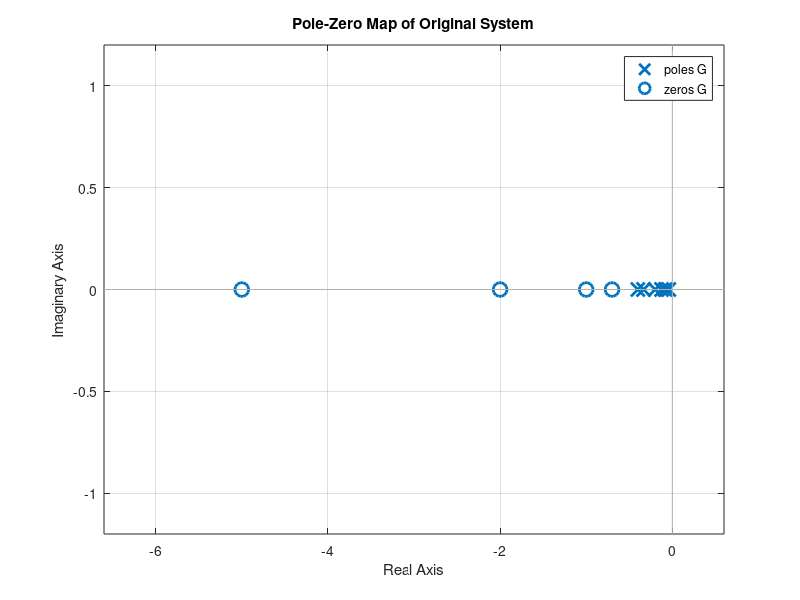

The MATLAB script that drew this image: (Note: this script raises an error after producing the figure.)
clc; clear; close all;

% Define the original high-order transfer function
s = tf('s');
G = (0.2*s+1)*(s+0.7)*(s+1)*(s+2) / ...
    ((25*s+1)*(12*s+1)*(8*s+1)*(3*s+1)*(s+0.4)*(s+0.2));

% Display pole/zero locations
figure;
pzmap(G);
title('Pole-Zero Map of Original System');
grid on; saveas(gcf, 'pzmap_original.png');

% Frequency range for analysis (rad/s)
w = logspace(log10(0.05), log10(15), 200);

%% Method 1: Balanced Truncation (using balred, as in Model Reducer)
% Obtain a balanced realisation and truncate to order 2 and 3
G_bal2 = balred(G, 2);   % 2nd order reduction
G_bal3 = balred(G, 3);   % 3rd order reduction

% Bode comparison for balanced truncation
figure;
bode(G, 'b-', G_bal2, 'r--', G_bal3, 'g-.', w);
legend('Original (6th order)', 'Balanced 2nd', 'Balanced 3rd', 'Location','best');
grid on; title('Bode Diagram – Balanced Truncation');
saveas(gcf, 'bode_balred.png');

%% Method 2: Mode Selection (Modal Truncation) using freqsep
% Separate slow and fast dynamics
% Choose a cutoff frequency that separates the dominant slow poles from fast ones.
% The poles are: -0.04, -0.0833, -0.125, -0.2, -0.333, -0.4
% We keep poles slower than a cutoff, say 0.5 rad/s (keep all poles slower than 0.5,
% which are essentially all of them? Actually all poles are <=0.5 except none are above 0.5? Wait:
% -0.04, -0.083, -0.125, -0.2, -0.333, -0.4 – all are <=0.4. So there is no pole above 0.5. 
% That means all poles are slow. For mode selection we could separate zeros? Or we keep only the slowest ones.
% Let's define cutoff = 0.15 rad/s to keep poles slower than 0.15: -0.04, -0.0833, -0.125 are kept (three poles).
% We'll use freqsep to split the system into slow and fast components.
try
    [G_slow, G_fast] = freqsep(G, 0.15);  % cutoff 0.15 rad/s
    % The slow part is a reduced model (G_slow)
    G_modal = G_slow;  % modal truncation
catch
    % If freqsep fails, use a simpler approach: keep poles with abs(real) < cutoff
    % We'll extract poles and zeros and manually build a reduced model.
    [p, z, k] = zpkdata(G, 'v');
    cutoff = 0.15;
    idx_keep = abs(real(p)) < cutoff;  % slower than cutoff
    p_keep = p(idx_keep);
    % Keep all zeros (or you can filter zeros too, but usually we keep them)
    % Build reduced model using zpk
    G_modal = zpk(z, p_keep, k * prod(-p(~idx_keep))/prod(-z)); % adjust gain? 
    % Actually to keep DC gain, we need to recompute k. Simpler: use balred or minreal.
    % Let's use freqsep with try/catch. In MATLAB R2016b+ freqsep works.
end

% If freqsep didn't work, fallback to balanced truncation with order 3
if ~exist('G_modal','var') || isempty(G_modal)
    warning('freqsep not available, using 3rd order balanced truncation for modal selection.');
    G_modal = balred(G, 3);
end

% Bode comparison with modal truncation
figure;
bode(G, 'b-', G_modal, 'm-', w);
legend('Original', 'Modal Truncation (slow modes)', 'Location','best');
grid on; title('Bode Diagram – Mode Selection (cutoff 0.15 rad/s)');
saveas(gcf, 'bode_modal.png');

%% Step response comparison for the best reduced model (choose G_bal3 as representative)
figure;
step(G, 'b-', G_bal3, 'r--', 0:0.1:50);
legend('Original', 'Balanced 3rd', 'Location','best');
grid on; title('Step Response Comparison');
saveas(gcf, 'step_comparison.png');

% Compute error metrics (normalized L2 error in frequency domain)
err_bal3 = norm(G - G_bal3, inf) / norm(G, inf);
err_modal = norm(G - G_modal, inf) / norm(G, inf);
fprintf('Relative H-inf error for Balanced 3rd: %.4f\n', err_bal3);
fprintf('Relative H-inf error for Modal (slow modes): %.4f\n', err_modal);

% Display reduced models
disp('Balanced 3rd order model:')
zpk(G_bal3)
disp('Modal truncation model:')
zpk(G_modal)
